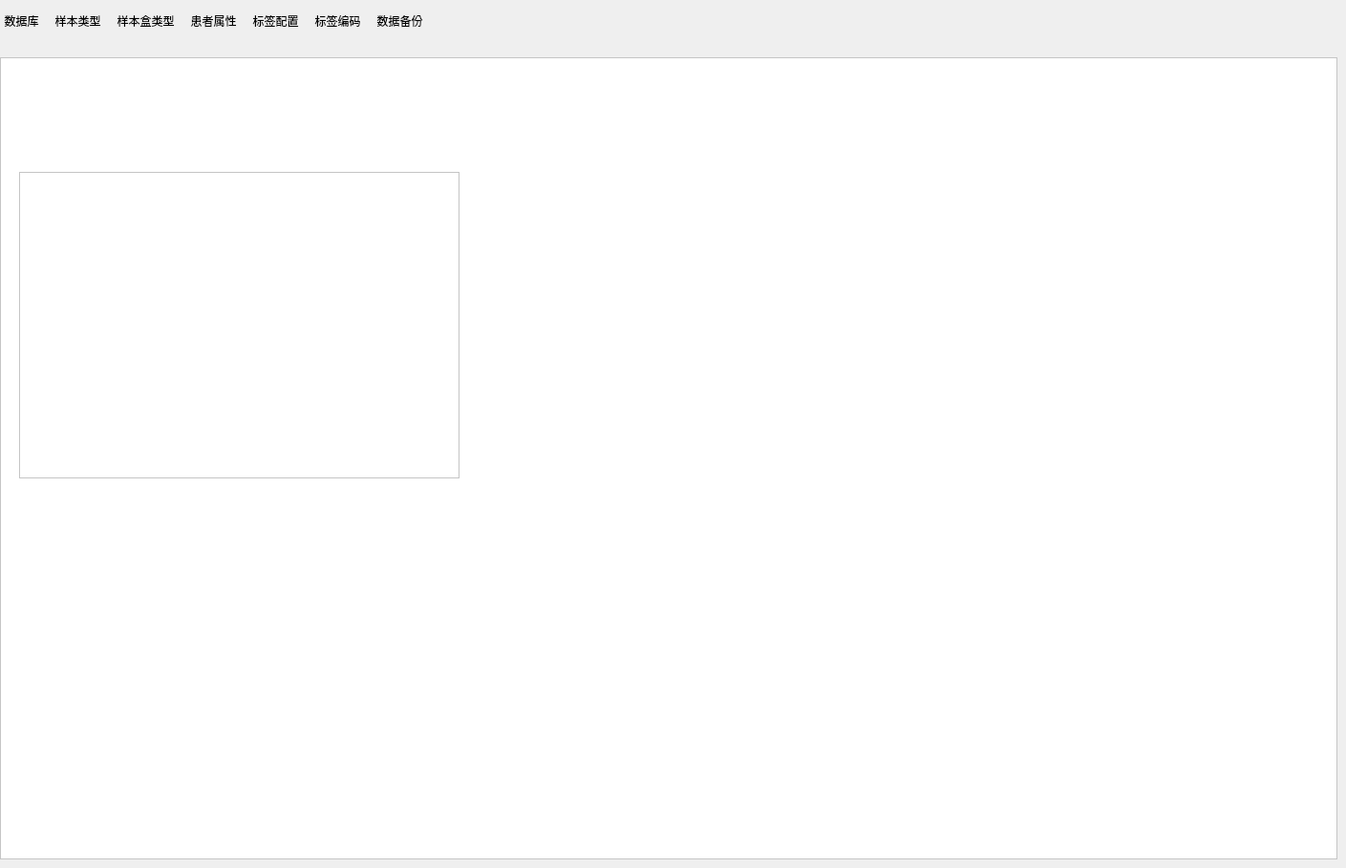
    <widget class="QWidget" name="SystemManagement">
     <attribute name="title">
      <string>系统管理</string>
     </attribute>
     <widget class="QWidget" name="layoutWidget_4">
      <property name="geometry">
       <rect>
        <x>0</x>
        <y>10</y>
        <width>531</width>
        <height>61</height>
       </rect>
      </property>
      <layout class="QHBoxLayout" name="horizontalLayout_system" stretch="0,0,0,0,0,0,0">
       <property name="spacing">
        <number>8</number>
       </property>
       <property name="sizeConstraint">
        <enum>QLayout::SetFixedSize</enum>
       </property>
       <property name="topMargin">
        <number>1</number>
       </property>
       <property name="bottomMargin">
        <number>1</number>
       </property>
       <item>
        <widget class="QToolButton" name="db_show">
         <property name="styleSheet">
          <string notr="true">border:none;</string>
         </property>
         <property name="text">
          <string>数据库</string>
         </property>
         <property name="icon">
          <iconset resource="icon.qrc">
           <normaloff>:/newPrefix/pictures/database-sql.png</normaloff>:/newPrefix/pictures/database-sql.png</iconset>
         </property>
         <property name="toolButtonStyle">
          <enum>Qt::ToolButtonTextUnderIcon</enum>
         </property>
        </widget>
       </item>
       <item>
        <widget class="QToolButton" name="sample_type">
         <property name="styleSheet">
          <string notr="true">border:none;</string>
         </property>
         <property name="text">
          <string>样本类型</string>
         </property>
         <property name="icon">
          <iconset resource="icon.qrc">
           <normaloff>:/newPrefix/pictures/infocard.png</normaloff>:/newPrefix/pictures/infocard.png</iconset>
         </property>
         <property name="toolButtonStyle">
          <enum>Qt::ToolButtonTextUnderIcon</enum>
         </property>
        </widget>
       </item>
       <item>
        <widget class="QToolButton" name="box_type">
         <property name="styleSheet">
          <string notr="true">border:none;</string>
         </property>
         <property name="text">
          <string>样本盒类型</string>
         </property>
         <property name="icon">
          <iconset resource="icon.qrc">
           <normaloff>:/newPrefix/pictures/flask--pencil.png</normaloff>:/newPrefix/pictures/flask--pencil.png</iconset>
         </property>
         <property name="toolButtonStyle">
          <enum>Qt::ToolButtonTextUnderIcon</enum>
         </property>
        </widget>
       </item>
       <item>
        <widget class="QToolButton" name="patient_type">
         <property name="styleSheet">
          <string notr="true">border:none;</string>
         </property>
         <property name="text">
          <string>患者属性</string>
         </property>
         <property name="icon">
          <iconset resource="icon.qrc">
           <normaloff>:/newPrefix/pictures/box-document.png</normaloff>:/newPrefix/pictures/box-document.png</iconset>
         </property>
         <property name="toolButtonStyle">
          <enum>Qt::ToolButtonTextUnderIcon</enum>
         </property>
        </widget>
       </item>
       <item>
        <widget class="QToolButton" name="label_set">
         <property name="styleSheet">
          <string notr="true">border:none;</string>
         </property>
         <property name="text">
          <string>标签配置</string>
         </property>
         <property name="icon">
          <iconset resource="icon.qrc">
           <normaloff>:/newPrefix/pictures/bookmark--plus.png</normaloff>:/newPrefix/pictures/bookmark--plus.png</iconset>
         </property>
         <property name="toolButtonStyle">
          <enum>Qt::ToolButtonTextUnderIcon</enum>
         </property>
        </widget>
       </item>
       <item>
        <widget class="QToolButton" name="label_code">
         <property name="styleSheet">
          <string notr="true">border:none;</string>
         </property>
         <property name="text">
          <string>标签编码</string>
         </property>
         <property name="icon">
          <iconset resource="icon.qrc">
           <normaloff>:/newPrefix/pictures/blue-document-tag.png</normaloff>:/newPrefix/pictures/blue-document-tag.png</iconset>
         </property>
         <property name="toolButtonStyle">
          <enum>Qt::ToolButtonTextUnderIcon</enum>
         </property>
        </widget>
       </item>
       <item>
        <widget class="QToolButton" name="data_copy">
         <property name="styleSheet">
          <string notr="true">border:none;</string>
         </property>
         <property name="text">
          <string>数据备份</string>
         </property>
         <property name="icon">
          <iconset resource="icon.qrc">
           <normaloff>:/newPrefix/pictures/blue-folder-network-horizontal-open.png</normaloff>:/newPrefix/pictures/blue-folder-network-horizontal-open.png</iconset>
         </property>
         <property name="toolButtonStyle">
          <enum>Qt::ToolButtonTextUnderIcon</enum>
         </property>
        </widget>
       </item>
      </layout>
     </widget>
     <widget class="QFrame" name="frame_2">
      <property name="geometry">
       <rect>
        <x>0</x>
        <y>60</y>
        <width>1400</width>
        <height>840</height>
       </rect>
      </property>
      <property name="styleSheet">
       <string notr="true">background-color: rgb(255, 255, 255);</string>
      </property>
      <property name="frameShape">
       <enum>QFrame::StyledPanel</enum>
      </property>
      <property name="frameShadow">
       <enum>QFrame::Raised</enum>
      </property>
      <widget class="QFrame" name="frame">
       <property name="geometry">
        <rect>
         <x>20</x>
         <y>120</y>
         <width>461</width>
         <height>321</height>
        </rect>
       </property>
       <property name="styleSheet">
        <string notr="true">background-color: rgb(255, 255, 255);
border-image: url(:/newPrefix/pictures/4p.png.png);</string>
       </property>
       <property name="frameShape">
        <enum>QFrame::StyledPanel</enum>
       </property>
       <property name="frameShadow">
        <enum>QFrame::Raised</enum>
       </property>
      </widget>
     </widget>
     <zorder>frame_2</zorder>
     <zorder>layoutWidget_4</zorder>
    </widget>
